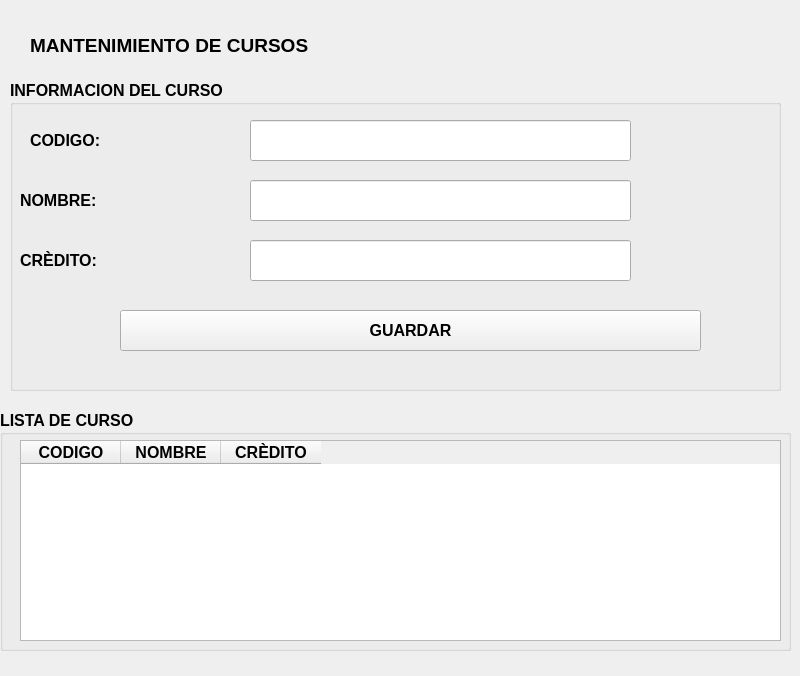
<?xml version="1.0" encoding="UTF-8"?>
<ui version="4.0">
 <class>MainWindow</class>
 <widget class="QMainWindow" name="MainWindow">
  <property name="geometry">
   <rect>
    <x>0</x>
    <y>0</y>
    <width>800</width>
    <height>676</height>
   </rect>
  </property>
  <property name="windowTitle">
   <string>MainWindow</string>
  </property>
  <widget class="QWidget" name="centralwidget">
   <widget class="QLabel" name="label">
    <property name="geometry">
     <rect>
      <x>30</x>
      <y>20</y>
      <width>701</width>
      <height>51</height>
     </rect>
    </property>
    <property name="font">
     <font>
      <pointsize>14</pointsize>
      <weight>75</weight>
      <bold>true</bold>
     </font>
    </property>
    <property name="text">
     <string>MANTENIMIENTO DE CURSOS</string>
    </property>
    <property name="textFormat">
     <enum>Qt::AutoText</enum>
    </property>
    <property name="scaledContents">
     <bool>false</bool>
    </property>
    <property name="wordWrap">
     <bool>false</bool>
    </property>
   </widget>
   <widget class="QGroupBox" name="groupBox">
    <property name="geometry">
     <rect>
      <x>10</x>
      <y>80</y>
      <width>771</width>
      <height>311</height>
     </rect>
    </property>
    <property name="font">
     <font>
      <pointsize>12</pointsize>
      <weight>75</weight>
      <bold>true</bold>
     </font>
    </property>
    <property name="title">
     <string>INFORMACION DEL CURSO</string>
    </property>
    <widget class="QLabel" name="label_2">
     <property name="geometry">
      <rect>
       <x>20</x>
       <y>40</y>
       <width>191</width>
       <height>41</height>
      </rect>
     </property>
     <property name="text">
      <string>CODIGO:</string>
     </property>
    </widget>
    <widget class="QLineEdit" name="txt_codigo">
     <property name="geometry">
      <rect>
       <x>240</x>
       <y>40</y>
       <width>381</width>
       <height>41</height>
      </rect>
     </property>
    </widget>
    <widget class="QLabel" name="label_3">
     <property name="geometry">
      <rect>
       <x>10</x>
       <y>100</y>
       <width>191</width>
       <height>41</height>
      </rect>
     </property>
     <property name="text">
      <string>NOMBRE:</string>
     </property>
    </widget>
    <widget class="QLineEdit" name="txt_nombre_2">
     <property name="geometry">
      <rect>
       <x>240</x>
       <y>100</y>
       <width>381</width>
       <height>41</height>
      </rect>
     </property>
    </widget>
    <widget class="QLineEdit" name="txt_credito">
     <property name="geometry">
      <rect>
       <x>240</x>
       <y>160</y>
       <width>381</width>
       <height>41</height>
      </rect>
     </property>
    </widget>
    <widget class="QLabel" name="label_4">
     <property name="geometry">
      <rect>
       <x>10</x>
       <y>160</y>
       <width>191</width>
       <height>41</height>
      </rect>
     </property>
     <property name="text">
      <string>CRÈDITO:</string>
     </property>
    </widget>
    <widget class="QPushButton" name="b_guardar">
     <property name="geometry">
      <rect>
       <x>110</x>
       <y>230</y>
       <width>581</width>
       <height>41</height>
      </rect>
     </property>
     <property name="text">
      <string>GUARDAR</string>
     </property>
    </widget>
   </widget>
   <widget class="QGroupBox" name="groupBox_2">
    <property name="geometry">
     <rect>
      <x>0</x>
      <y>410</y>
      <width>791</width>
      <height>241</height>
     </rect>
    </property>
    <property name="font">
     <font>
      <pointsize>12</pointsize>
      <weight>75</weight>
      <bold>true</bold>
     </font>
    </property>
    <property name="title">
     <string>LISTA DE CURSO</string>
    </property>
    <widget class="QTableWidget" name="tb_curso">
     <property name="geometry">
      <rect>
       <x>20</x>
       <y>30</y>
       <width>761</width>
       <height>201</height>
      </rect>
     </property>
     <column>
      <property name="text">
       <string>CODIGO</string>
      </property>
     </column>
     <column>
      <property name="text">
       <string>NOMBRE</string>
      </property>
     </column>
     <column>
      <property name="text">
       <string>CRÈDITO</string>
      </property>
     </column>
    </widget>
   </widget>
  </widget>
 </widget>
 <resources/>
 <connections/>
</ui>
